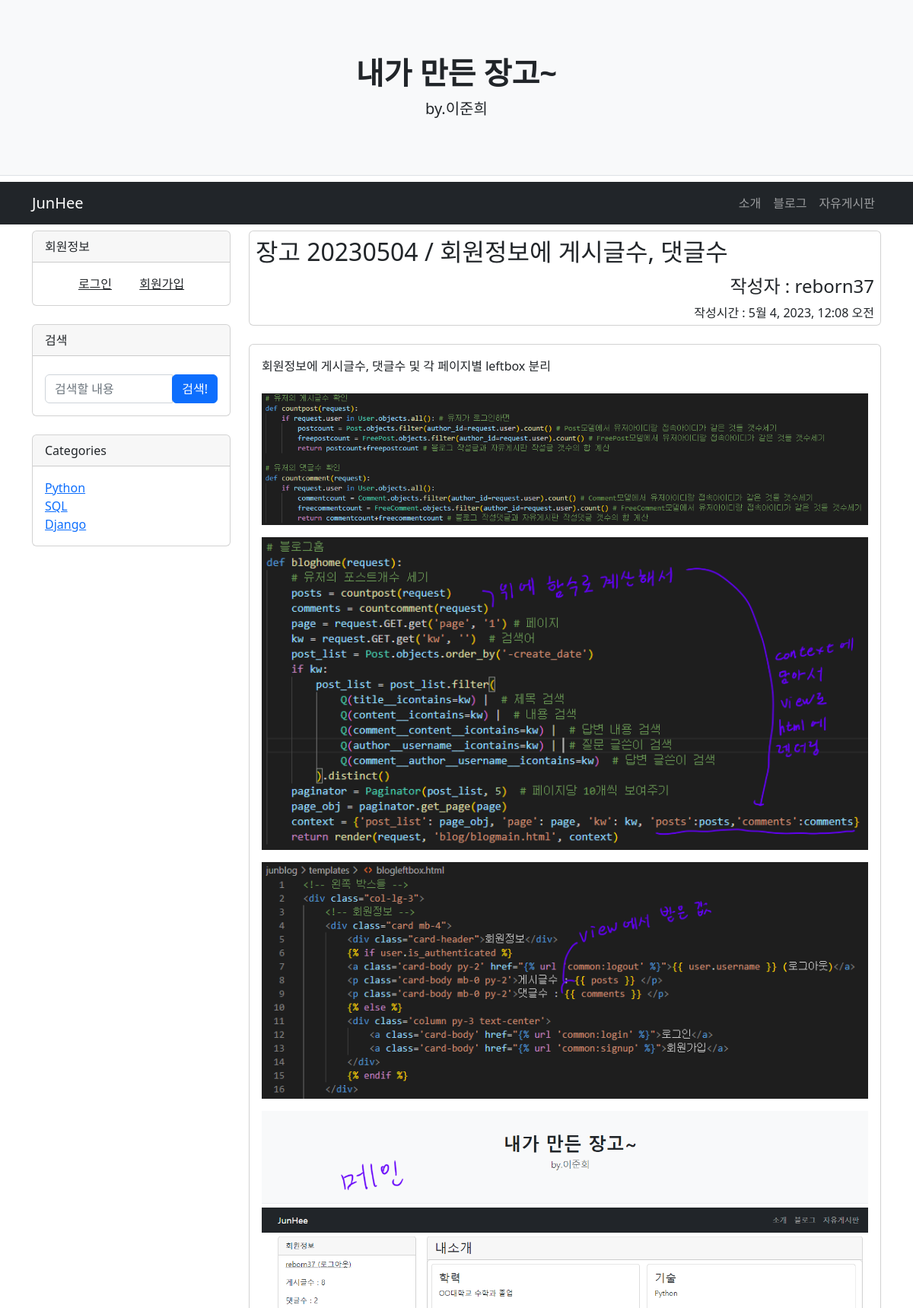
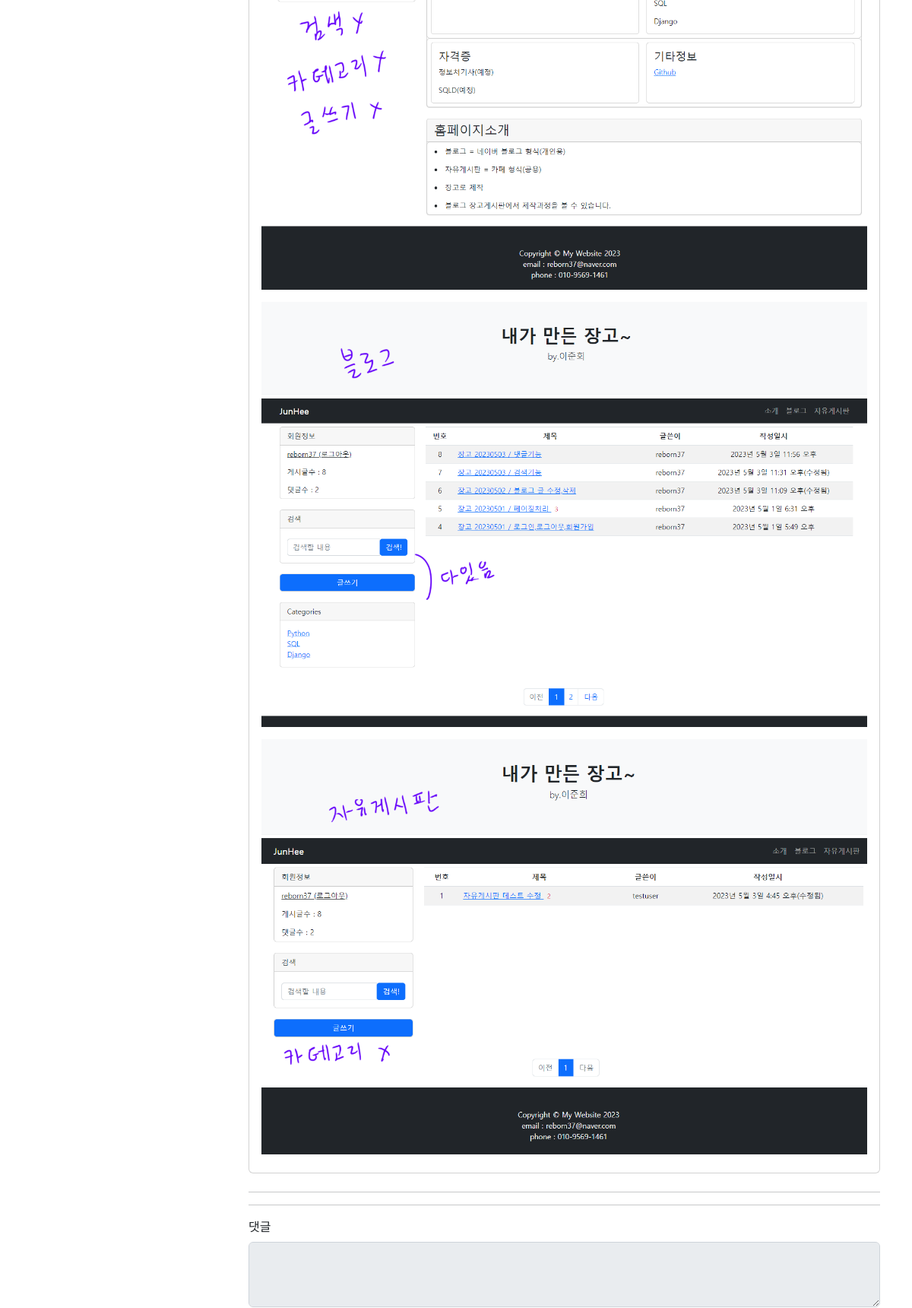
Screenshot of /blog/28/ (upper part) with the database file from the repository (2 pictures, top to bottom).
### blog/models.py (models this page shows, shortened)
class Post(models.Model):
    id = models.AutoField(primary_key=True)
    title = models.CharField(max_length=200)
    author = models.ForeignKey(User, on_delete=models.CASCADE, related_name='author_question')
    content = models.TextField()
    create_date = models.DateTimeField()
    modify_date = models.DateTimeField(null=True, blank=True)
    click = models.IntegerField(null=True, default=0) # 클릭
    category = models.ForeignKey(Category,null=True,blank=True,on_delete=models.SET_NULL,related_name='blog_category')
    class Meta:
        db_table = 'post'

class PostImage(models.Model):
    id = models.AutoField(primary_key=True)
    post = models.ForeignKey(Post, on_delete=models.CASCADE, related_name='image')
    image = models.ImageField(upload_to=image_upload_path)
    class Meta:
        db_table = 'post_image'

### blog/views.py (the view)
# urls.py: path('<int:post_id>/',views.detail,name='detail'),
def detail(request, post_id):
    post = get_object_or_404(Post, pk=post_id)
    comments = countcomment(request)
    posts = countpost(request)
    context = {'post': post,'posts':posts,'comments':comments}
    return render(request, 'blog/post_detail.html', context)

### blog/templatetags/blog_filter.py (called while the page is built)
@register.filter
def mark(value):
    extensions = ["nl2br", "fenced_code","tables"]
    return mark_safe(markdown.markdown(value, extensions=extensions))

### blog/views.py (called while the page is built)
def countpost(request):
    if request.user in User.objects.all(): # 유저가 로그인하면
        postcount = Post.objects.filter(author_id=request.user).count() # Post모델에서 유저아이디랑 접속아이디가 같은 것들 갯수세기
        freepostcount = FreePost.objects.filter(author_id=request.user).count() # FreePost모델에서 유저아이디랑 접속아이디가 같은 것들 갯수세기
        return postcount+freepostcount # 블로그 작성글과 자유게시판 작성글 갯수의 합 계산

def countcomment(request):
    if request.user in User.objects.all():
        commentcount = Comment.objects.filter(author_id=request.user).count() # Comment모델에서 유저아이디랑 접속아이디가 같은 것들 갯수세기
        freecommentcount = FreeComment.objects.filter(author_id=request.user).count() # FreeComment모델에서 유저아이디랑 접속아이디가 같은 것들 갯수세기
        return commentcount+freecommentcount # 블로그 작성댓글과 자유게시판 작성댓글 갯수의 합 계산

### templates/blog/post_detail.html (shortened to what this page needs)
{% extends 'base.html' %}
{% load blog_filter %}
{% block content %}
<div class="container">
    <div class="row">
        {% include  "blogleftbox.html" %}
        <div class='col-lg-9'>
            <div class='card mb-4'>
                <h2 class='my-2 mx-2'>{{ post.title }}</h2>
                <h4 class='text-lg-end mx-2 my-1'>작성자 : {{ post.author.username }}</h4>
                <p class='text-lg-end mx-2 my-1'>작성시간 : {{ post.create_date }}</p>
            </div>
            <div class='card mb-4'>
                <div class='card-body'>
                    <div class='card-text'>
                        {{ post.content|mark }}
                        {% if post.image %}
                        {% for i in post.image.all %}
                        <img src='{{i.image.url}}' class='mb-2 mt-2' style="width: 100%; height:auto;"/>
                        {% endfor %}
                        {% endif %}
                    </div>
                </div>
            </div>
            <hr/>
            <hr/>
            <form action="{% url 'blog:comment_create' post.id %}" method="post" class="my-3">
                <div class="mb-3">
                    <label for="content" class="form-label">댓글</label>
                    <textarea {% if not user.is_authenticated %}disabled{% endif %}
                    name="content" id="content" class="form-control" rows="3"></textarea>
                </div>
            </form>
        </div>
    </div>
</div>
{% endblock %}

### rows the page displays
Post: title "장고 20230504 / 회원정보에 게시글수, 댓글수", author.username "reborn37", create_date "5월 4, 2023, 12:08 오전", content|mark "회원정보에 게시글수, 댓글수 및 각 페이지별 leftbox 분리"
PostImage: image (picture)
PostImage: image (picture)
PostImage: image (picture)
PostImage: image (picture)
PostImage: image (picture)
PostImage: image (picture)
